Frame 1 (no input): blank canvas, image omitted
Frame 60 (no input): blank canvas, image omitted
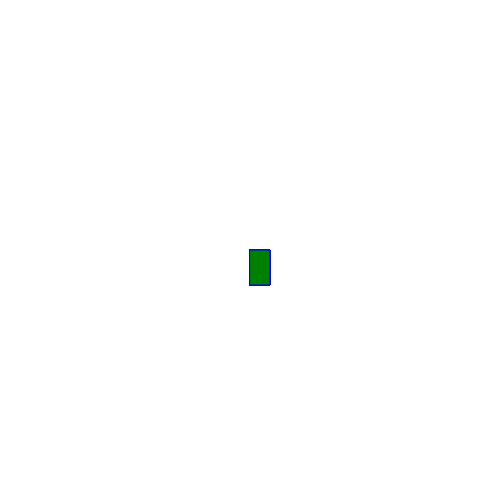
Frame 120 (the mouse pressed at the canvas centre since frame 60)

The p5.js sketch whose frames 1 and 60 were blank and that drew this single picture after the mouse press (run headless with seeded random() and noise() and a simulated clock; from frame 60 on, the mouse is pressed at the canvas centre):

// p5.js sketch
// ── sketch.js
function setup() {
    createCanvas(500, 500);
    background("white");
  }
  
  function draw() {
   
  
    stroke("blue");
    fill("green");
  
    //console.log(mouseIsPressed);
  
    if (mouseIsPressed) {
      rect(mouseX, mouseY, 20, 35);
    }
  }
  
